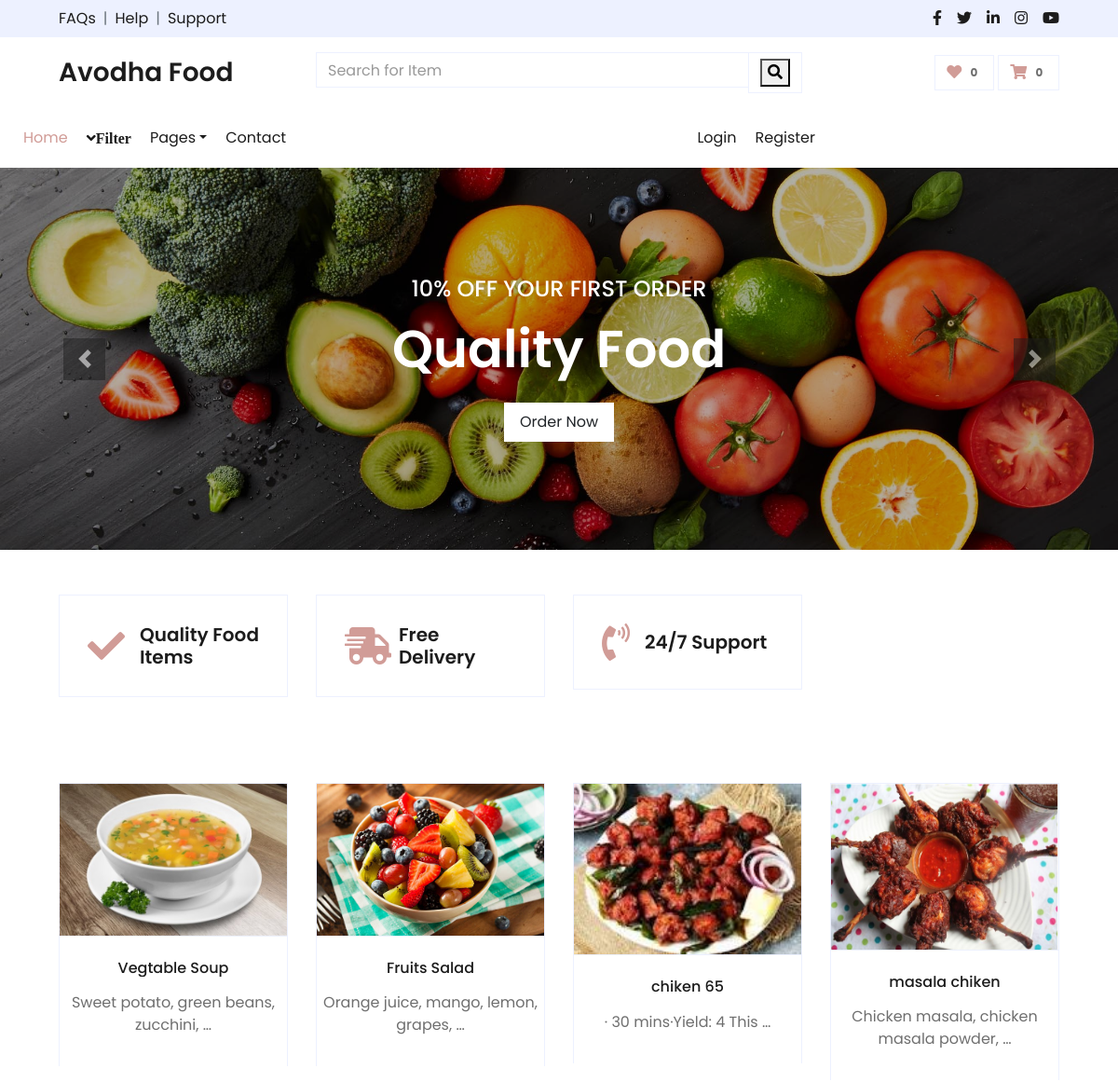
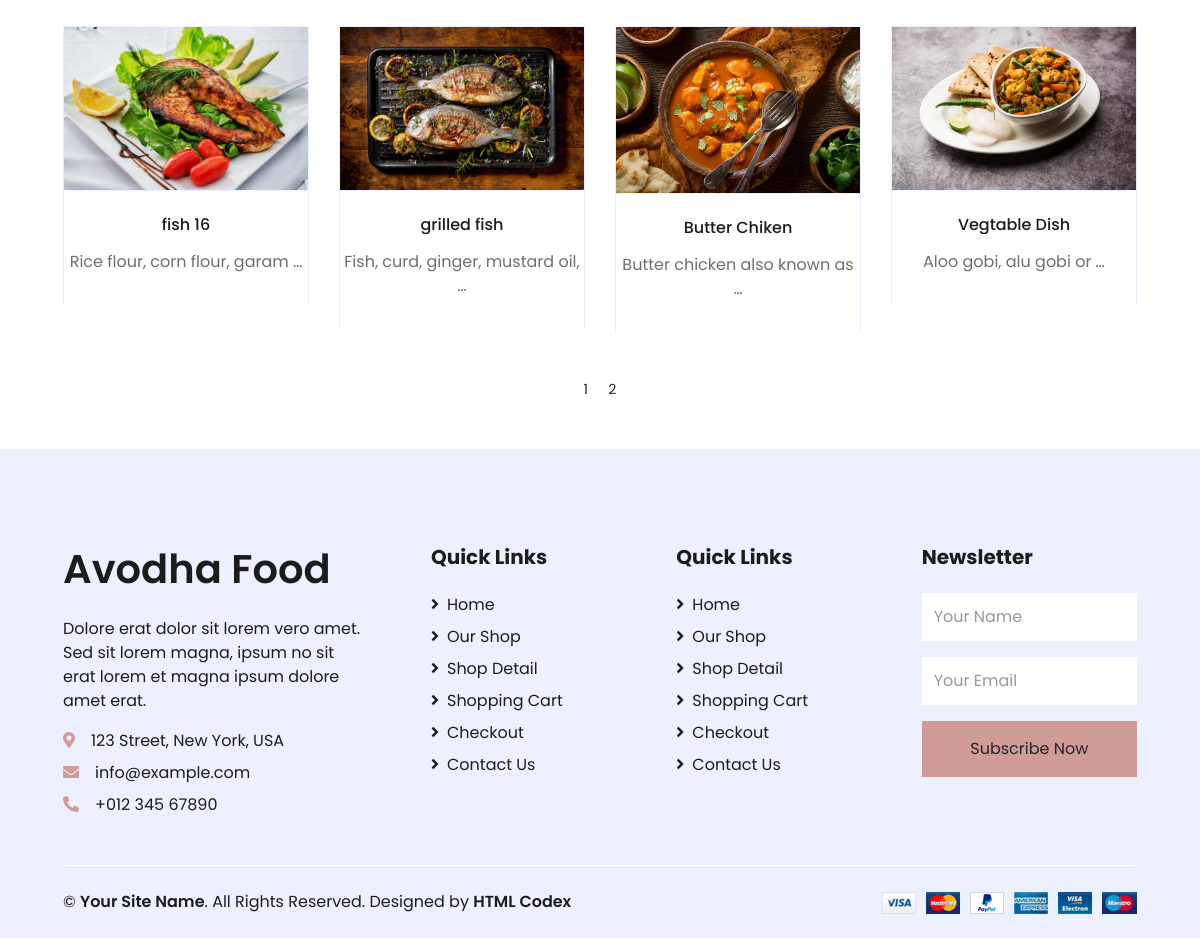
The page / on the database its author committed (2 pictures, top to bottom).
### shop/models.py (models this page shows, shortened)
class Product(models.Model):
    name = models.CharField(max_length=250, unique=True)
    slug = models.SlugField(max_length=250, unique=True)
    img=models.ImageField(upload_to='product')
    desc=models.TextField()
    stock=models.IntegerField()
    available=models.BooleanField()
    price=models.IntegerField()
    category=models.ForeignKey(Category,on_delete=models.CASCADE)
    def get_url(self):
        return reverse('details',args=[self.category.slug,self.slug])

### shop/views.py (the view)
# urls.py: 2. Add a URL to urlpatterns:  path('', views.home, name='home')
def home(request,c_slug=None):
        c_page=None
        prd=None
        if c_slug!=None:
            c_page=get_object_or_404(Category,slug=c_slug)
            prd=Product.objects.filter(category=c_page, available=True)
        else:
            prd = Product.objects.all().filter(available=True)
        catg=Category.objects.all()
        paginator=Paginator(prd,8)
        try:
            page=int(request.GET.get('page','1'))
        except:
            page=1
        try:
            pro=paginator.page(page)
        except (EmptyPage,InvalidPage):
            pro=paginator.page(paginator.num_pages)
        return render(request,'index.html',{'prd': prd,'ct':catg,'page':pro})

### cart/context_processor.py (called while the page is built)
def count(request):
    item_count=0
    if 'admin' in request.path:
        return {}
    else:
        try:
            ct=CartList.objects.filter(cart_id=cart_id(request))
            cti=Items.objects.all().filter(cart=ct[:1])
            for c in cti:
                item_count+=c.quantity
        except CartList.DoesNotExist:
            item_count=0
        return dict(itc=item_count)

### cart/views.py (called while the page is built)
def cart_id(request):
    ct_id=request.session.session_key
    if not ct_id:
        ct_id= request.session.create()
    return ct_id

### shop/models.py (called while the page is built)
    def get_url(self):
        return reverse('prd_cat',args=[self.slug])

### templates/index.html (shortened to what this page needs)
{% extends 'base.html' %}
{% load static %}
{% block content %}
<!DOCTYPE html>
<html lang="en">
<head>
    <link href="https://cdnjs.cloudflare.com/ajax/libs/font-awesome/5.10.0/css/all.min.css" rel="stylesheet">
    <link href="{% static 'home/lib/owlcarousel/assets/owl.carousel.min.css'%}" rel="stylesheet">
    <link href="{% static 'home/css/style.css'%}" rel="stylesheet">
</head>
<body>
                <div id="header-carousel" class="carousel slide" data-ride="carousel">
                    <div class="carousel-inner">
                        <div class="carousel-item active" style="height: 410px;">
                            <img class="img-fluid" src="{% static 'home/img/food1.jpg'%}" alt="Image">
                            <div class="carousel-caption d-flex flex-column align-items-center justify-content-center">
                                <div class="p-3" style="max-width: 700px;">
                                    <h4 class="text-light text-uppercase font-weight-medium mb-3">10% Off Your First Order</h4>
                                    <h3 class="display-4 text-white font-weight-semi-bold mb-4">Quality Food</h3>
                                    <a href="" class="btn btn-light py-2 px-3">Order Now</a>
                                </div>
                            </div>
                        </div>
                    </div>
                    <a class="carousel-control-prev" href="#header-carousel" data-slide="prev">
                        <div class="btn btn-dark" style="width: 45px; height: 45px;">
                            <span class="carousel-control-prev-icon mb-n2"></span>
                        </div>
                    </a>
                    <a class="carousel-control-next" href="#header-carousel" data-slide="next">
                        <div class="btn btn-dark" style="width: 45px; height: 45px;">
                            <span class="carousel-control-next-icon mb-n2"></span>
                        </div>
                    </a>
                </div>
    <div class="container-fluid pt-5">
        <div class="row px-xl-5 pb-3">
            <div class="col-lg-3 col-md-6 col-sm-12 pb-1">
                <div class="d-flex align-items-center border mb-4" style="padding: 30px;">
                    <h1 class="fa fa-check text-primary m-0 mr-3"></h1>
                    <h5 class="font-weight-semi-bold m-0">Quality Food Items</h5>
                </div>
            </div>
            <div class="col-lg-3 col-md-6 col-sm-12 pb-1">
                <div class="d-flex align-items-center border mb-4" style="padding: 30px;">
                    <h1 class="fa fa-shipping-fast text-primary m-0 mr-2"></h1>
                    <h5 class="font-weight-semi-bold m-0">Free Delivery</h5>
                </div>
            </div>
            <div class="col-lg-3 col-md-6 col-sm-12 pb-1">
                <div class="d-flex align-items-center border mb-4" style="padding: 30px;">
                    <h1 class="fa fa-phone-volume text-primary m-0 mr-3"></h1>
                    <h5 class="font-weight-semi-bold m-0">24/7 Support</h5>
                </div>
            </div>
        </div>
    </div>
    <div class="container-fluid pt-5">
        <div class="row px-xl-5 pb-3">
{% for i in page.object_list %}
            <div class="col-lg-3 col-md-6 col-sm-12 pb-1">
                <div class="card product-item border-0 mb-4">
                    <div class="card-header product-img position-relative overflow-hidden bg-transparent border p-0">
                       <a href="{{i.get_url}}"> <img class="img-fluid w-100" src="{{i.img.url}}" alt=""></a>
                    </div>
                    <div class="card-body border-left border-right text-center p-0 pt-4 pb-3">
                        <h6 class="text-truncate mb-3">{{i.name}}</h6>
                        <p>{{i.desc|truncatewords:5}}</p>
                    </div>
                </div>
            </div>
{% endfor %}
        </div>
    </div>
    <center >
        {% for p in page.paginator.page_range %}
            <a href="?page={{p}}"  class="=btn btn-light btn-sm {% if pg.number == p %} active {% endif %}" >{{p}}</a>
        {% endfor %}
    </center>
    <div class="container-fluid bg-secondary text-dark mt-5 pt-5">
        <div class="row px-xl-5 pt-5">
            <div class="col-lg-4 col-md-12 mb-5 pr-3 pr-xl-5">
                <a href="" class="text-decoration-none">
                    <h1 class="mb-4 display-5 font-weight-semi-bold">Avodha Food</h1>
                </a>
                <p>Dolore erat dolor sit lorem vero amet. Sed sit lorem magna, ipsum no sit erat lorem et magna ipsum dolore amet erat.</p>
                <p class="mb-2"><i class="fa fa-map-marker-alt text-primary mr-3"></i>123 Street, New York, USA</p>
                <p class="mb-2"><i class="fa fa-envelope text-primary mr-3"></i>info@example.com</p>
                <p class="mb-0"><i class="fa fa-phone-alt text-primary mr-3"></i>+012 345 67890</p>
            </div>
            <div class="col-lg-8 col-md-12">
                <div class="row">
                    <div class="col-md-4 mb-5">
                        <h5 class="font-weight-bold text-dark mb-4">Quick Links</h5>
                        <div class="d-flex flex-column justify-content-start">
                            <a class="text-dark mb-2" href="index.html"><i class="fa fa-angle-right mr-2"></i>Home</a>
                            <a class="text-dark mb-2" href="shop.html"><i class="fa fa-angle-right mr-2"></i>Our Shop</a>
                            <a class="text-dark mb-2" href="detail.html"><i class="fa fa-angle-right mr-2"></i>Shop Detail</a>
                            <a class="text-dark mb-2" href="cart.html"><i class="fa fa-angle-right mr-2"></i>Shopping Cart</a>
                            <a class="text-dark mb-2" href="checkout.html"><i class="fa fa-angle-right mr-2"></i>Checkout</a>
                            <a class="text-dark" href="contact.html"><i class="fa fa-angle-right mr-2"></i>Contact Us</a>
                        </div>
                    </div>
                    <div class="col-md-4 mb-5">
                        <h5 class="font-weight-bold text-dark mb-4">Quick Links</h5>
                        <div class="d-flex flex-column justify-content-start">
                            <a class="text-dark mb-2" href="index.html"><i class="fa fa-angle-right mr-2"></i>Home</a>
                            <a class="text-dark mb-2" href="shop.html"><i class="fa fa-angle-right mr-2"></i>Our Shop</a>
                            <a class="text-dark mb-2" href="detail.html"><i class="fa fa-angle-right mr-2"></i>Shop Detail</a>
                            <a class="text-dark mb-2" href="cart.html"><i class="fa fa-angle-right mr-2"></i>Shopping Cart</a>
                            <a class="text-dark mb-2" href="checkout.html"><i class="fa fa-angle-right mr-2"></i>Checkout</a>
                            <a class="text-dark" href="contact.html"><i class="fa fa-angle-right mr-2"></i>Contact Us</a>
                        </div>
                    </div>
                    <div class="col-md-4 mb-5">
                        <h5 class="font-weight-bold text-dark mb-4">Newsletter</h5>
                        <form action="">
                            <div class="form-group">
                                <input type="text" class="form-control border-0 py-4" placeholder="Your Name" required="required" />
                            </div>
                            <div class="form-group">
                                <input type="email" class="form-control border-0 py-4" placeholder="Your Email"
                                    required="required" />
                            </div>
                            <div>
                                <button class="btn btn-primary btn-block border-0 py-3" type="submit">Subscribe Now</button>
                            </div>
                        </form>
                    </div>
                </div>
            </div>
        </div>
        <div class="row border-top border-light mx-xl-5 py-4">
            <div class="col-md-6 px-xl-0">
                <p class="mb-md-0 text-center text-md-left text-dark">
                    &copy; <a class="text-dark font-weight-semi-bold" href="#">Your Site Name</a>. All Rights Reserved. Designed
                    by
                    <a class="text-dark font-weight-semi-bold" href="https://htmlcodex.com">HTML Codex</a>
                </p>
            </div>
            <div class="col-md-6 px-xl-0 text-center text-md-right">
                <img class="img-fluid" src="{% static 'home/img/payments.png'%}" alt="">
            </div>
        </div>
    </div>
</body>
</html>
{% endblock %}

### templates/base.html (shortened to what this page needs)
{% load static %}
<!DOCTYPE html>
<html lang="en">
<head>
    <link href="https://cdnjs.cloudflare.com/ajax/libs/font-awesome/5.10.0/css/all.min.css" rel="stylesheet">
    <link href="{% static 'home/lib/owlcarousel/assets/owl.carousel.min.css'%}" rel="stylesheet">
    <link href="{% static 'home/css/style.css'%}" rel="stylesheet">
</head>
<body>
    <div class="container-fluid">
        <div class="row bg-secondary py-2 px-xl-5">
            <div class="col-lg-6 d-none d-lg-block">
                <div class="d-inline-flex align-items-center">
                    <a class="text-dark" href="">FAQs</a>
                    <span class="text-muted px-2">|</span>
                    <a class="text-dark" href="">Help</a>
                    <span class="text-muted px-2">|</span>
                    <a class="text-dark" href="">Support</a>
                </div>
            </div>
            <div class="col-lg-6 text-center text-lg-right">
                <div class="d-inline-flex align-items-center">
                    <a class="text-dark px-2" href="">
                        <i class="fab fa-facebook-f"></i>
                    </a>
                    <a class="text-dark px-2" href="">
                        <i class="fab fa-twitter"></i>
                    </a>
                    <a class="text-dark px-2" href="">
                        <i class="fab fa-linkedin-in"></i>
                    </a>
                    <a class="text-dark px-2" href="">
                        <i class="fab fa-instagram"></i>
                    </a>
                    <a class="text-dark pl-2" href="">
                        <i class="fab fa-youtube"></i>
                    </a>
                </div>
            </div>
        </div>
        <div class="row align-items-center py-3 px-xl-5">
            <div class="col-lg-3 d-none d-lg-block">
                <a href="" class="text-decoration-none">
                    <h3 class="m-0 display-5 font-weight-semi-bold">Avodha Food</h3>
                </a>
            </div>
            <div class="col-lg-6 col-6 text-left">
                <form action="search" method="get">
                    <div class="input-group">
                        <input type="text" class="form-control" placeholder="Search for Item" name="q">
                        <div class="input-group-append">
                            <span class="input-group-text bg-transparent text-primary">
                                <button type="submit"><i class="fa fa-search"></i></button>
                            </span>
                        </div>
                    </div>
                </form>
            </div>
            <div class="col-lg-3 col-6 text-right">
                <a href="" class="btn border">
                    <i class="fas fa-heart text-primary"></i>
                    <span class="badge">0</span>
                </a>
                <a href="" class="btn border">
                    <i class="fas fa-shopping-cart text-primary"></i>
                    <span class="badge">{{itc}}</span>
                </a>
            </div>
        </div>
    </div>
            <div class="col-lg-9">
                <nav class="navbar navbar-expand-lg bg-light navbar-light py-3 py-lg-0 px-0">
                    <div class="collapse navbar-collapse justify-content-between" id="navbarCollapse">
                        <div class="navbar-nav mr-auto py-0">
                            <a href="/" class="nav-item nav-link active">Home</a>
                            <div class="nav-item dropdown">
                                <a href="#" class="nav-link" data-toggle="dropdown"> <i class="fa fa-angle-down float-right mt-1">Filter</i></a>
                            </div>
                            <div class="nav-item dropdown">
                                <a href="#" class="nav-link dropdown-toggle" data-toggle="dropdown">Pages</a>
                            </div>
                            <a href="contact.html" class="nav-item nav-link">Contact</a>
                        </div>
                        <div class="navbar-nav ml-auto py-0">
                            {% if user.is_authenticated %}
                            <p>hai {{user.username}}</p>
                            <a href="{% url 'logout' %}">Logout</a>
                            {% else %}
                            <a href="{% url 'login' %}" class="nav-item nav-link">Login</a>
                            <a href="{% url 'registered' %}" class="nav-item nav-link">Register</a>
                            {% endif %}
                        </div>
                    </div>
                </nav>
            </div>
    {% block content     %}
    {% endblock %}
</body>
</html>

### rows shown on the page
Product: img (picture), name "Vegtable Soup", desc "Sweet potato, green beans, zucchini, …"
Product: img (picture), name "Fruits Salad", desc "Orange juice, mango, lemon, grapes, …"
Product: img (picture), name "chiken 65", desc "· 30 mins·Yield: 4 This …"
Product: img (picture), name "masala chiken", desc "Chicken masala, chicken masala powder, …"
Product: img (picture), name "fish 16", desc "Rice flour, corn flour, garam …"
Product: img (picture), name "grilled fish", desc "Fish, curd, ginger, mustard oil, …"
Product: img (picture), name "Butter Chiken", desc "Butter chicken also known as …"
Product: img (picture), name "Vegtable Dish", desc "Aloo gobi, alu gobi or …"

### other values the page prints
{{ itc }} "0"
{{ p }} "1" "2"
